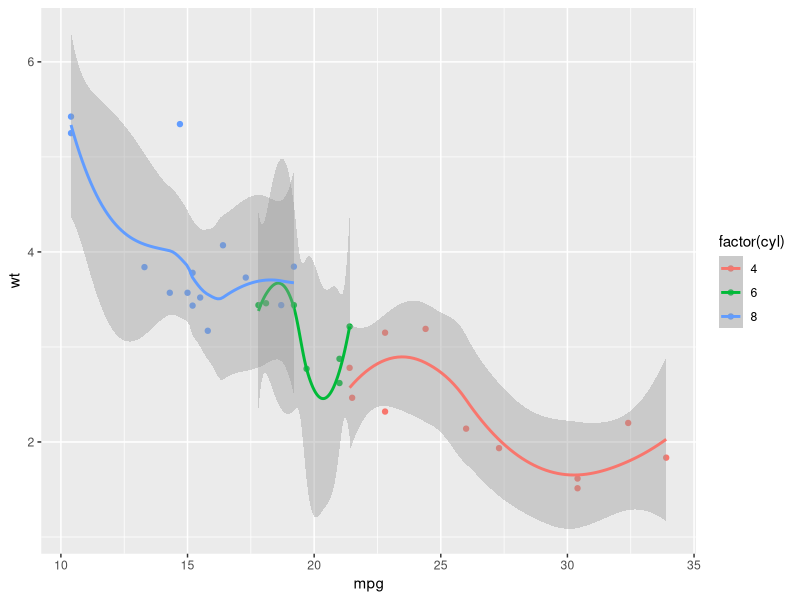

Write the R code that produced this figure.
library(ggplot2)

qplot(mpg,
      wt,
      data = mtcars,
      geom = c("point", "smooth"),
      color = factor(cyl))
